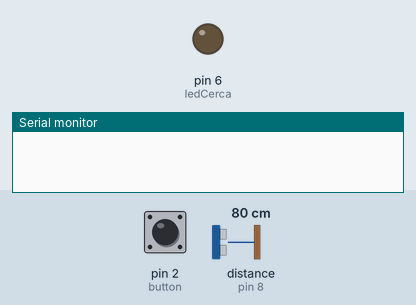
Bench run of a sketch on a simulated Arduino Uno, built with avr-gcc and run on an emulated ATmega328P. Shown: output pins drawn as LEDs (lit = HIGH), the last lines printed to the serial monitor. Inputs (shaded band) come from the test bench; at power-on: pin 2 (button) HIGH, distance to the obstacle (sensor on pin 8) 80 cm. The echo pulse lasts 58.3 µs per cm; pins used as bus, display or sensor lines are not drawn.

Above: at 1.2 s.
1.3 s: pin 2 (button) pulled LOW for 0.15 s
2.9 s: distance to the obstacle (sensor on pin 8) set to 23 cm
4.4 s: distance to the obstacle (sensor on pin 8) set to 19 cm
At 4.9 s:
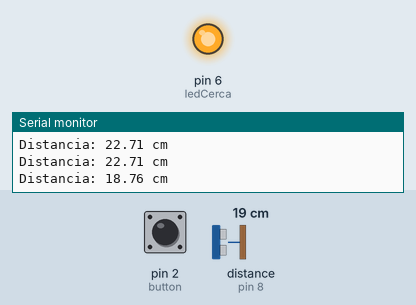
6.0 s: pin 2 (button) pulled LOW for 1 s
At 7.3 s:
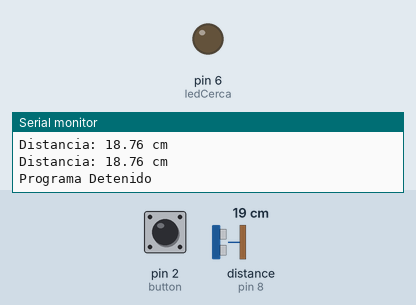
8.5 s: pin 2 (button) pulled LOW for 3.2 s
At 9.8 s:
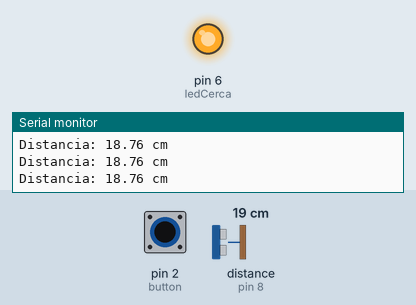
13.2 s: distance to the obstacle (sensor on pin 8) set to 35 cm
At 14.2 s:
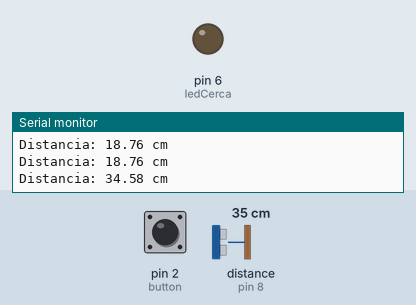
Timing chart, 0 to 16.1 s (numbered marks = the images above; inputs shaded):
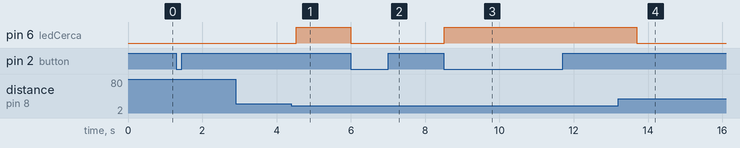

Measured:
- the behaviour switches between 21 and 20 cm on distance to the obstacle (sensor on pin 8) (found by bisection; images 0 and 1)
- after the input at 4.4 s, pin 6 (ledCerca): LOW → HIGH after 0.13 s
- after the input at 6.0 s, pin 6 (ledCerca): HIGH → LOW at once
- after the input at 8.5 s, pin 6 (ledCerca): LOW → HIGH at once
- after the input at 13.2 s, pin 6 (ledCerca): HIGH → LOW after 0.49 s

The sketch:

ultrasonico.ino
```cpp
/* Programa para el sensor ultrasonico
 * Por: Victor Hugo Flores Vargas
 * Este programa esta hecho para el sensor
 * HC-SR04
 * Toma medidas en centimetros e implementa
 * un boton de paro
 * Fecha: 29-Julio-2021
 */

// Constantes
const byte Trig = 7;
const byte Echo = 8;
const byte button = 2;
const byte ledCerca = 6;
// Variables
long tiempoInicial, tiempoFinal; //Medir los 10us
bool button_state;
float distancia, tiempo;
int i;

void setup() {
  //Iniciamos comunicacion serial
  Serial.begin(9600);
  //Configuramos los pines como E/S
  pinMode(Trig, OUTPUT);
  pinMode(Echo, INPUT);
  pinMode(button, INPUT);
  pinMode(ledCerca, OUTPUT);
  //Configuramos el pin button como ISR
  attachInterrupt (digitalPinToInterrupt (button), Bandera, FALLING);
  //Iniciamos Trigger como bajo
  digitalWrite(Trig, LOW);
  digitalWrite(ledCerca, LOW);
  //Inicializamos el boton como falso
  button_state = false;
}//Fin void setup

void loop() {
   //Bucle que opera mientras el estado del boton sea true
   while (button_state == true){
      distancia = 0;
      i = 0;
      //Loop para sacar el promedio de 10 distancias
      for(i; i<10; i++){
        //Pulso de 10us para Trigger
        digitalWrite(Trig, HIGH);
        delayMicroseconds(10);
        digitalWrite(Trig, LOW);
        //Lectura del positive duty cycle de la señal Echo
        tiempo = pulseIn(Echo, HIGH);
        //Calculo de la distancia conociendo el tiempo
        distancia = distancia + tiempo/59;
      }
   //Imprimimos por serial la distancia obtenida
   distancia = distancia/10;
   Serial.print("Distancia: ");
   Serial.print(distancia);
   Serial.println(" cm");
   if (distancia <= 20){
    digitalWrite(ledCerca, HIGH);
   }
   else{
    digitalWrite(ledCerca, LOW);
   }
   delay(500);
   }
}
// Funcion que conmuta el estado de la bandera
void Bandera(){
  if (button_state == true){
    button_state = false;
    Serial.println("Programa Detenido"); //Imprime que el programa se ha detenido
    digitalWrite(ledCerca, LOW);
  }
  else{
    button_state = true;
    Serial.println("Programa Iniciado");
  }
}
```
